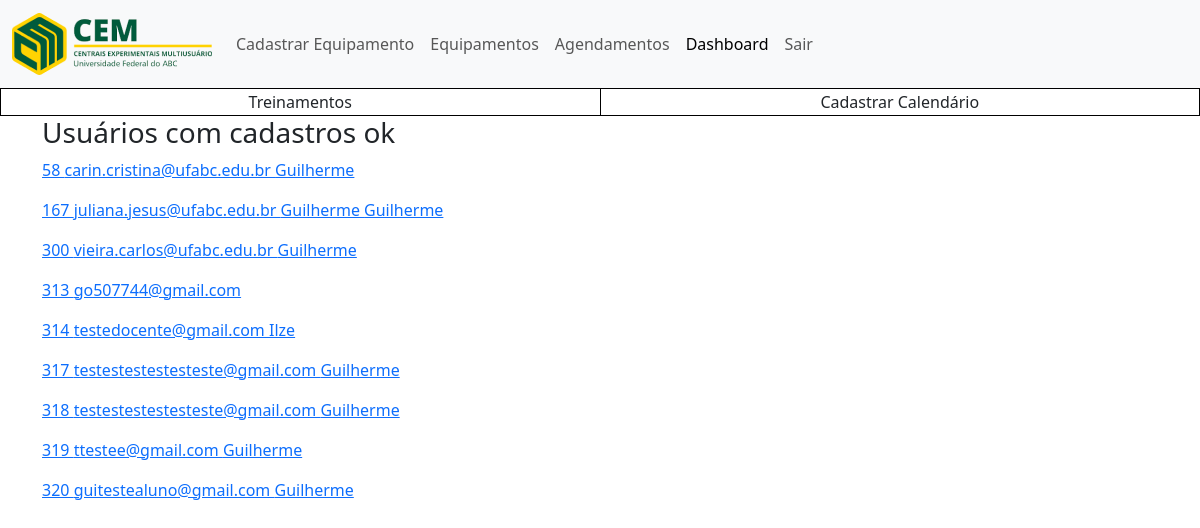
The app's page /administracao/dashboard/ (signed in), older data.
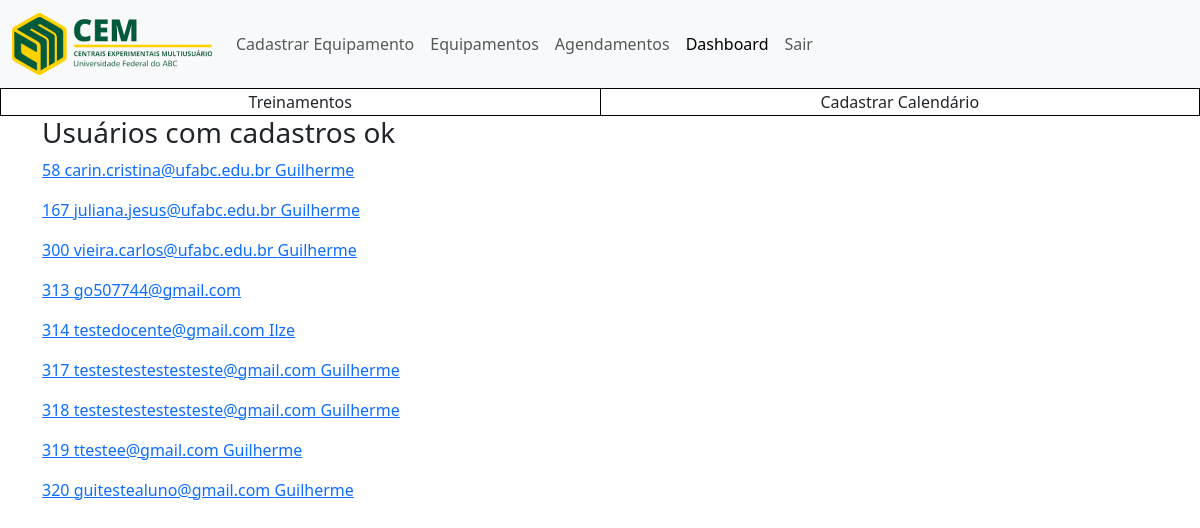
The same page, newer data.
### core/models.py (models this page shows, shortened)
class Login(models.Model):
    id_login = models.AutoField(primary_key=True)
    email_inst = models.EmailField(max_length=255)
    senha = models.CharField(max_length=255)
    perfil = models.CharField(max_length=30, default='perfil')
    data_cadastro = models.DateTimeField(blank=True, null=True, default=datetime.datetime.now)
    data_ultimo_login = models.DateTimeField(blank=True, null=True, default=datetime.datetime(2023, 1, 1, 0, 0))
    password_change_required = models.BooleanField(default=True)

class AlunoPosIC(models.Model):
    id_aluno_pos_ic = models.AutoField(primary_key=True)
    primeiro_nome = models.CharField(max_length=255)
    segundo_nome = models.CharField(max_length=255)
    celular = models.CharField(max_length=17)
    matricula_ufabc = models.CharField(max_length=30)
    ramal_lab = models.CharField(max_length=30)
    nome_orientador = models.CharField(max_length=255)
    perfil = models.CharField(max_length=30)
    data_pos = models.DateField()
    centro = models.CharField(max_length=30)
    bolsa = models.CharField(max_length=30)
    plano_trabalho = models.TextField()
    declaracao_ciencia_orientador = models.CharField(max_length=3)
    id_form_termo = models.ForeignKey(FormTermo, on_delete=models.CASCADE, null=False)
    id_login = models.ForeignKey(Login, on_delete=models.CASCADE, null=False, default=0)
    id_docente = models.ForeignKey(Docente, on_delete=models.CASCADE, blank=True, null=True)

class Docente(models.Model):
    id_docente = models.AutoField(primary_key=True)
    primeiro_nome = models.CharField(max_length=255)
    segundo_nome = models.CharField(max_length=255)
    celular = models.CharField(max_length=17)
    matricula_siape = models.CharField(max_length=30)
    ramal_lab = models.CharField(max_length=30)
    centro = models.CharField(max_length=30)
    possui_projeto = models.CharField(max_length=3)
    info_projeto = models.TextField(max_length=255)
    lista_publi = models.TextField(max_length=255)
    id_form_termo = models.ForeignKey(FormTermo, on_delete=models.CASCADE, null=False)
    id_login = models.ForeignKey(Login, on_delete=models.CASCADE, null=False, default=0)

### administracao/views.py (the view)
# urls.py: path('dashboard/', dashboard, name='dashboard'),
def dashboard(request):
    if 'chave' in request.session:
        user_authenticated = True
    else:
        user_authenticated = False
        return HttpResponse('Você precisa estar logado para acessa a página')
    logins = Login.objects.filter(
        password_change_required=False,
        perfil='aluno ou pos doc'
    ) | Login.objects.filter(
        password_change_required=False,
        perfil='docente'
    )
    alunos = AlunoPosIC.objects.all()
    docentes = Docente.objects.all()
    context = {'user_authenticated': user_authenticated,
                'logins': logins,
                'alunos': alunos,
                'docentes': docentes}
    return render(request, 'dashboard.html', context)

### administracao/templates/dashboard.html
{% extends 'administracao/base.html' %}
{% load static %}
{% block conteudo %}
<div class="container">
    <section class="users-cadastrados">
        <h3>Usuários com cadastros ok</h3>
        {% for login in logins %}
            <p>
                <a href="{% url 'visualizar_info_user' id_login=login.id_login %}">
                    {{login.id_login}}
                    {{ login.email_inst }}
                    {% if login.perfil == 'docente' %}
                        {% for docente in docentes %}
                            {% if docente.id_login.email_inst == login.email_inst %}
                                {{ docente.primeiro_nome }}
                            {% endif %}
                        {% endfor %}
                    {% elif login.perfil == 'aluno ou pos doc' %}
                        {% for aluno in alunos %}
                            {% if aluno.id_login.email_inst == login.email_inst %}
                                {{ aluno.primeiro_nome }}
                            {% endif %}
                        {% endfor %}
                    {% endif %}
                </a>
            </p>
        {% endfor %}
    </section>
</div>
{% endblock %}

Row changes from the older to the newer data that the page shows:
removed AlunoPosIC: primeiro_nome "Guilherme", shown under Login "juliana.jesus@ufabc.edu.br"
